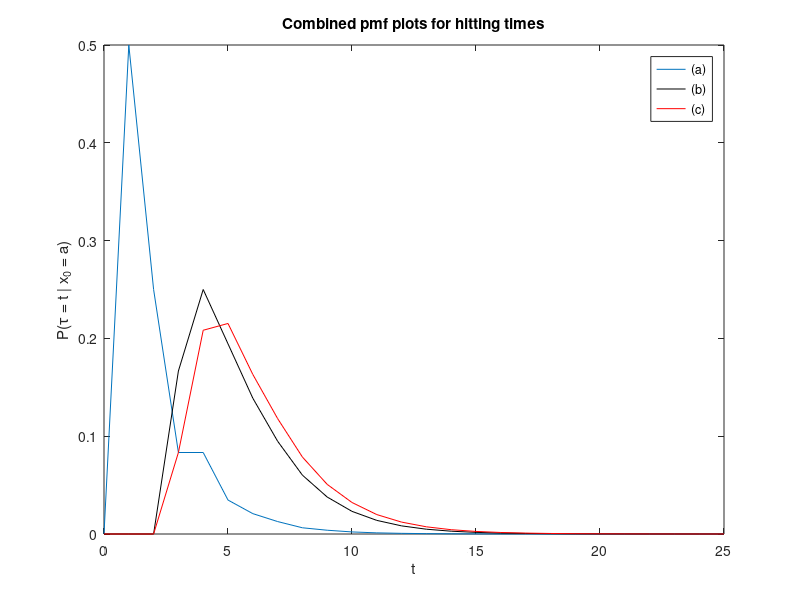

MATLAB code for this plot:
% EE 266 Final Problem 2 %
close all; clear all;

% (a) %
dist = 25;
pia = [1 0 0 0];
Pa = [0 0 .5 .5; 1/3 0 1/3 1/3; 0 .5 0 .5; 0 0 0 1];
cmfa = zeros(1,dist);
pa{1} = pia*Pa;
cmfa(1) = pa{1}(4);
for i = 2:dist,
    pa{i} = pa{i-1}*Pa;
    cmfa(i) = pa{i}(4);
end
pmfa = cmfa - [0, cmfa(1:end-1)];
plot(0:dist,[0, pmfa]);
disp(pmfa(10));


% (b) %
pib = [1 zeros(1,7)];
Pb = [0 0 .5 .5 zeros(1,4); zeros(1,4) 1/3 0 1/3 1/3;...
      0 .5 0 .5 zeros(1,4); 0 .5 .5 zeros(1,5); ...
      [zeros(4,4), Pa]];
cmfb = zeros(1,dist);
pb{1} = pib*Pb;
cmfb(1) = pb{1}(8);
for i = 2:dist,
    pb{i} = pb{i-1}*Pb;
    cmfb(i) = pb{i}(8);
end
pmfb = cmfb - [0 cmfb(1:end-1)];
hold on;
plot(0:dist, [0, pmfb],'k');
disp(pmfb(10));


% (c) %
pic = [1 zeros(1,15)];
Pc = [0 0 .5 .5 zeros(1,12); zeros(1,4) 1/3 0 1/3 1/3 zeros(1,8);...
      zeros(1,9) .5 0 .5 zeros(1,4); 0 .5 .5 zeros(1,13);...
      zeros(1,6) .5 .5 zeros(1,8); zeros(1,4) 1/3 0 1/3 1/3 zeros(1,8);...
      zeros(1,13) .5 0 .5; zeros(1,5) .5 .5 zeros(1,9);...
      zeros(1,10) .5 .5 zeros(1,4); zeros(1,12) 1/3 0 1/3 1/3;...
      zeros(1,9) .5 0 .5 zeros(1,4); zeros(1,9) .5 .5 zeros(1,5);...
      zeros(1,14) .5 .5; zeros(1,12) 1/3 0 1/3 1/3;...
      zeros(1,13) .5 0 .5; zeros(1,15) 1];
  
cmfc = zeros(1,dist);
pc{1} = pic*Pc;
cmfc(1) = pc{1}(16);
for i = 2:dist,
    pc{i} = pc{i-1}*Pc;
    cmfc(i) = pc{i}(16);
end
pmfc = cmfc - [0 cmfc(1:end-1)];
hold on;
plot(0:dist, [0 ,pmfc],'r');
disp(pmfc(10));

legend('(a)','(b)','(c)');
xlabel('t');
ylabel('P(\tau = t | x_0 = a)');
title('Combined pmf plots for hitting times');